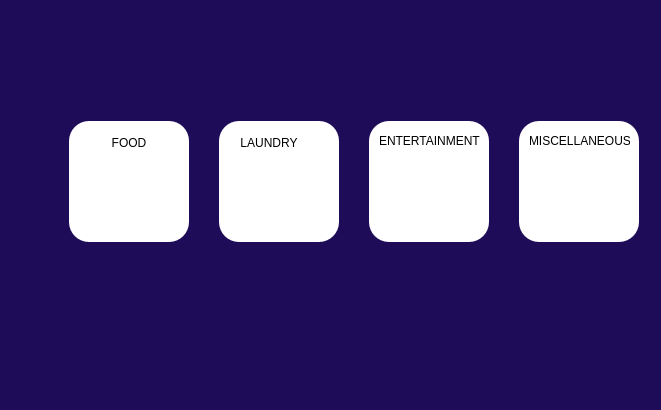
<?xml version="1.0" encoding="UTF-8"?>
<ui version="4.0">
 <class>listDialog</class>
 <widget class="QDialog" name="listDialog">
  <property name="geometry">
   <rect>
    <x>0</x>
    <y>0</y>
    <width>661</width>
    <height>410</height>
   </rect>
  </property>
  <property name="windowTitle">
   <string>Dialog</string>
  </property>
  <property name="styleSheet">
   <string notr="true">background-color:rgb(31, 12, 88)</string>
  </property>
  <layout class="QHBoxLayout" name="horizontalLayout">
   <item>
    <layout class="QVBoxLayout" name="verticalLayout">
     <item>
      <widget class="QPushButton" name="pushButton_2">
       <property name="sizePolicy">
        <sizepolicy hsizetype="Preferred" vsizetype="Preferred">
         <horstretch>0</horstretch>
         <verstretch>0</verstretch>
        </sizepolicy>
       </property>
       <property name="styleSheet">
        <string notr="true">border:0px;</string>
       </property>
       <property name="text">
        <string/>
       </property>
      </widget>
     </item>
     <item>
      <widget class="QPushButton" name="pushButton">
       <property name="sizePolicy">
        <sizepolicy hsizetype="Preferred" vsizetype="Preferred">
         <horstretch>0</horstretch>
         <verstretch>0</verstretch>
        </sizepolicy>
       </property>
       <property name="styleSheet">
        <string notr="true">border:0px;
</string>
       </property>
       <property name="text">
        <string/>
       </property>
      </widget>
     </item>
     <item>
      <widget class="QPushButton" name="pushbutton_home">
       <property name="sizePolicy">
        <sizepolicy hsizetype="Preferred" vsizetype="Preferred">
         <horstretch>0</horstretch>
         <verstretch>0</verstretch>
        </sizepolicy>
       </property>
       <property name="styleSheet">
        <string notr="true">border:0px;
image: url(:/res/Screenshot 2023-11-02 094331.png);</string>
       </property>
       <property name="text">
        <string/>
       </property>
      </widget>
     </item>
     <item>
      <widget class="QPushButton" name="pushbutton_calc">
       <property name="sizePolicy">
        <sizepolicy hsizetype="Preferred" vsizetype="Preferred">
         <horstretch>0</horstretch>
         <verstretch>0</verstretch>
        </sizepolicy>
       </property>
       <property name="styleSheet">
        <string notr="true">border:0px;
image: url(:/res/Screenshot 2023-11-02 094410.png);</string>
       </property>
       <property name="text">
        <string/>
       </property>
      </widget>
     </item>
     <item>
      <widget class="QPushButton" name="pushbutton_list">
       <property name="sizePolicy">
        <sizepolicy hsizetype="Preferred" vsizetype="Preferred">
         <horstretch>0</horstretch>
         <verstretch>0</verstretch>
        </sizepolicy>
       </property>
       <property name="styleSheet">
        <string notr="true">border:0px;
image: url(:/res/Screenshot 2023-11-02 094359.png);</string>
       </property>
       <property name="text">
        <string/>
       </property>
      </widget>
     </item>
     <item>
      <widget class="QPushButton" name="pushbutton_pie">
       <property name="sizePolicy">
        <sizepolicy hsizetype="Preferred" vsizetype="Preferred">
         <horstretch>0</horstretch>
         <verstretch>0</verstretch>
        </sizepolicy>
       </property>
       <property name="styleSheet">
        <string notr="true">border:0px;
image:url(:/res/Screenshot 2023-11-02 094342.png);</string>
       </property>
       <property name="text">
        <string/>
       </property>
      </widget>
     </item>
     <item>
      <widget class="QPushButton" name="pushButton_9">
       <property name="sizePolicy">
        <sizepolicy hsizetype="Preferred" vsizetype="Preferred">
         <horstretch>0</horstretch>
         <verstretch>0</verstretch>
        </sizepolicy>
       </property>
       <property name="styleSheet">
        <string notr="true">border:0px;
image: url(:/res/Screenshot 2023-11-02 100223.png);</string>
       </property>
       <property name="text">
        <string/>
       </property>
      </widget>
     </item>
     <item>
      <widget class="QPushButton" name="pushButton_">
       <property name="sizePolicy">
        <sizepolicy hsizetype="Preferred" vsizetype="Preferred">
         <horstretch>0</horstretch>
         <verstretch>0</verstretch>
        </sizepolicy>
       </property>
       <property name="styleSheet">
        <string notr="true">border:0px;</string>
       </property>
       <property name="text">
        <string/>
       </property>
      </widget>
     </item>
     <item>
      <widget class="QPushButton" name="pushButton_8">
       <property name="sizePolicy">
        <sizepolicy hsizetype="Preferred" vsizetype="Preferred">
         <horstretch>0</horstretch>
         <verstretch>0</verstretch>
        </sizepolicy>
       </property>
       <property name="styleSheet">
        <string notr="true">border:0px;</string>
       </property>
       <property name="text">
        <string/>
       </property>
      </widget>
     </item>
    </layout>
   </item>
   <item>
    <widget class="QStackedWidget" name="stackedWidget">
     <property name="styleSheet">
      <string notr="true">font: 10pt &quot;Segoe UI&quot;;
color:rgb(0,0,0)</string>
     </property>
     <widget class="QWidget" name="page">
      <widget class="QFrame" name="frame">
       <property name="geometry">
        <rect>
         <x>20</x>
         <y>110</y>
         <width>120</width>
         <height>121</height>
        </rect>
       </property>
       <property name="styleSheet">
        <string notr="true">border-radius:20px;
background-color:rgb(255,255,255);
color:rgb(0,0,0);</string>
       </property>
       <property name="frameShape">
        <enum>QFrame::StyledPanel</enum>
       </property>
       <property name="frameShadow">
        <enum>QFrame::Raised</enum>
       </property>
       <widget class="QLabel" name="label">
        <property name="geometry">
         <rect>
          <x>40</x>
          <y>10</y>
          <width>49</width>
          <height>16</height>
         </rect>
        </property>
        <property name="text">
         <string/>
        </property>
       </widget>
       <widget class="QFrame" name="frame_7">
        <property name="geometry">
         <rect>
          <x>30</x>
          <y>40</y>
          <width>61</width>
          <height>61</height>
         </rect>
        </property>
        <property name="styleSheet">
         <string notr="true">image: url(:/res/Screenshot 2023-11-22 174136.png);</string>
        </property>
        <property name="frameShape">
         <enum>QFrame::StyledPanel</enum>
        </property>
        <property name="frameShadow">
         <enum>QFrame::Raised</enum>
        </property>
       </widget>
       <widget class="QPushButton" name="pushButton_3">
        <property name="geometry">
         <rect>
          <x>20</x>
          <y>10</y>
          <width>80</width>
          <height>24</height>
         </rect>
        </property>
        <property name="text">
         <string>FOOD</string>
        </property>
       </widget>
      </widget>
      <widget class="QFrame" name="frame_2">
       <property name="geometry">
        <rect>
         <x>170</x>
         <y>110</y>
         <width>120</width>
         <height>121</height>
        </rect>
       </property>
       <property name="styleSheet">
        <string notr="true">border-radius:20px;
background-color:rgb(255,255,255);</string>
       </property>
       <property name="frameShape">
        <enum>QFrame::StyledPanel</enum>
       </property>
       <property name="frameShadow">
        <enum>QFrame::Raised</enum>
       </property>
       <widget class="QFrame" name="frame_5">
        <property name="geometry">
         <rect>
          <x>30</x>
          <y>40</y>
          <width>61</width>
          <height>61</height>
         </rect>
        </property>
        <property name="styleSheet">
         <string notr="true">image: url(:/res/Screenshot 2023-11-22 154042.png);
border:0px;</string>
        </property>
        <property name="frameShape">
         <enum>QFrame::StyledPanel</enum>
        </property>
        <property name="frameShadow">
         <enum>QFrame::Raised</enum>
        </property>
       </widget>
       <widget class="QPushButton" name="pushButton_4">
        <property name="geometry">
         <rect>
          <x>10</x>
          <y>10</y>
          <width>80</width>
          <height>24</height>
         </rect>
        </property>
        <property name="text">
         <string>LAUNDRY</string>
        </property>
       </widget>
      </widget>
      <widget class="QFrame" name="frame_3">
       <property name="geometry">
        <rect>
         <x>320</x>
         <y>110</y>
         <width>120</width>
         <height>121</height>
        </rect>
       </property>
       <property name="styleSheet">
        <string notr="true">border-radius:20px;
background-color:rgb(255,255,255);</string>
       </property>
       <property name="frameShape">
        <enum>QFrame::StyledPanel</enum>
       </property>
       <property name="frameShadow">
        <enum>QFrame::Raised</enum>
       </property>
       <widget class="QLabel" name="label_3">
        <property name="geometry">
         <rect>
          <x>10</x>
          <y>10</y>
          <width>101</width>
          <height>20</height>
         </rect>
        </property>
        <property name="text">
         <string>ENTERTAINMENT</string>
        </property>
       </widget>
       <widget class="QFrame" name="frame_6">
        <property name="geometry">
         <rect>
          <x>30</x>
          <y>40</y>
          <width>51</width>
          <height>61</height>
         </rect>
        </property>
        <property name="styleSheet">
         <string notr="true">image: url(:/res/Screenshot 2023-11-22 155010.png);</string>
        </property>
        <property name="frameShape">
         <enum>QFrame::StyledPanel</enum>
        </property>
        <property name="frameShadow">
         <enum>QFrame::Raised</enum>
        </property>
       </widget>
      </widget>
      <widget class="QFrame" name="frame_4">
       <property name="geometry">
        <rect>
         <x>470</x>
         <y>110</y>
         <width>120</width>
         <height>121</height>
        </rect>
       </property>
       <property name="styleSheet">
        <string notr="true">border-radius:20px;
background-color:rgb(255,255,255);</string>
       </property>
       <property name="frameShape">
        <enum>QFrame::StyledPanel</enum>
       </property>
       <property name="frameShadow">
        <enum>QFrame::Raised</enum>
       </property>
       <widget class="QLabel" name="label_4">
        <property name="geometry">
         <rect>
          <x>10</x>
          <y>10</y>
          <width>101</width>
          <height>20</height>
         </rect>
        </property>
        <property name="text">
         <string>MISCELLANEOUS</string>
        </property>
       </widget>
       <widget class="QFrame" name="frame_8">
        <property name="geometry">
         <rect>
          <x>20</x>
          <y>30</y>
          <width>81</width>
          <height>71</height>
         </rect>
        </property>
        <property name="styleSheet">
         <string notr="true">image: url(:/res/Screenshot 2023-11-22 174358.png);</string>
        </property>
        <property name="frameShape">
         <enum>QFrame::StyledPanel</enum>
        </property>
        <property name="frameShadow">
         <enum>QFrame::Raised</enum>
        </property>
       </widget>
      </widget>
     </widget>
     <widget class="QWidget" name="page_2"/>
    </widget>
   </item>
  </layout>
 </widget>
 <resources/>
 <connections/>
</ui>
